Frame 1 (no input): blank canvas, image omitted
Frame 60 (no input): blank canvas, image omitted
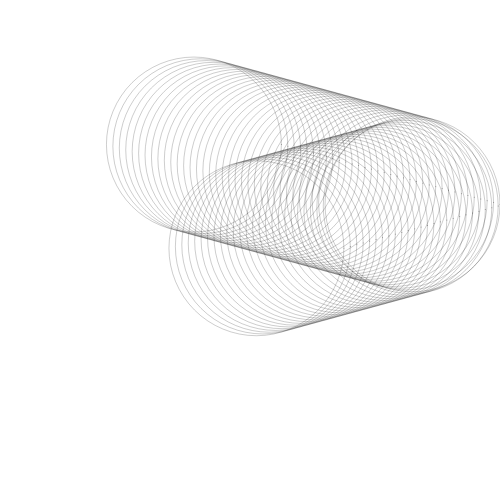
Frame 120 (the mouse pressed at the canvas centre since frame 60)

The p5.js sketch whose frames 1 and 60 were blank and that drew this single picture after the mouse press (run headless with seeded random() and noise() and a simulated clock; from frame 60 on, the mouse is pressed at the canvas centre):

// p5.js sketch
// ── sketch.js
var x = 250;
var y = 250;
var vx = 3;
var vy = 2.2;
var radius = 120;

function setup()
{
	createCanvas(500,500);
}

function draw()
{
	//vy = vy + 2;

	x = x + vx;
	y = y + vy;
	if (x+radius > 500)
	{
		vx = -vx;
		x = 500-radius;
	}
	if (x-radius < 0)
	{
		vx = -vx;
		x = radius;
	}
	if (y+radius > 500)
	{
		vy = -vy;
		y = 500-radius;
	}
	if (y-radius < 0)
	{
		vy = -vy;
		y = radius;
	}

	noFill();
	stroke(0,mouseX/5);
	ellipse(x,y,2*radius,2*radius);
//	ellipse(x,y, cos(radians(frameCount))*50 , cos(radians(frameCount))*50 );
}

function mousePressed()
{
	background(255);
	x = 250;
	y = 250;
	vx = random(-15,15);
	vy = random(-3,3);
	radius = random(50,100);



}
